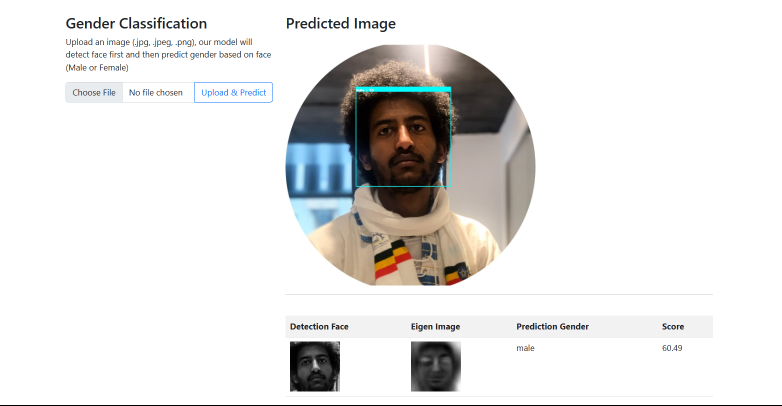
#> input picture test1.png, 1564 x 811 px (shown at 1/2 size)
$ python -i face_recognition.py   (imports and definitions only)
#> lines starting #> are read from the running program, lines starting #| are printed output that depends on the picture
import numpy as np
import sklearn
import pickle
import cv2


# Load all models
haar = cv2.CascadeClassifier('./model/haarcascade_frontalface_default.xml') # cascade classifier
# [2 lines not run here, left out]
# [1 line that did not run here, left out]
# [1 line that did not run here, left out]


def faceRecognitionPipeline(filename,path=True):
#> called with filename = '../test1.png', path = True
    if path:
        # step-01: read image
        img = cv2.imread(filename) # BGR
#> img is the input picture: shape (811, 1564, 3); mean B, G, R 227.5, 228.5, 229.2
    else:
        img = filename # array
    # step-02: convert into gray scale
    gray =  cv2.cvtColor(img,cv2.COLOR_BGR2GRAY)
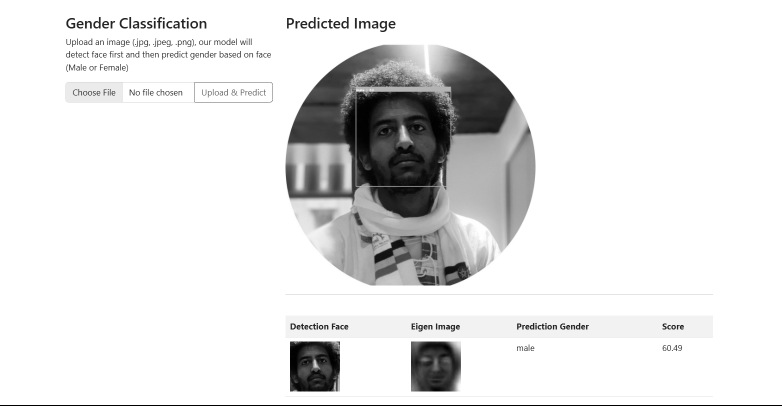
#> gray: shape (811, 1564) (shown at 1/2 size); min 0, max 255, mean 228.6
    # step-03: crop the face (using haar cascase classifier)
    faces = haar.detectMultiScale(gray,1.5,3)
#> faces = [[714, 186, 182, 182]]
    predictions = []
    for x,y,w,h in faces:
        #cv2.rectangle(img,(x,y),(x+w,y+h),(0,255,0),2)
        roi = gray[y:y+h,x:x+w]

        # step-04: normalization (0-1)
        roi = roi / 255.0
        # step-05: resize images (100,100)
        if roi.shape[1] > 100:
            roi_resize = cv2.resize(roi,(100,100),cv2.INTER_AREA)
        else:
            roi_resize = cv2.resize(roi,(100,100),cv2.INTER_CUBIC)

        # step-06: Flattening (1x10000)
        roi_reshape = roi_resize.reshape(1,10000)
        # step-07: subtract with mean
        roi_mean = roi_reshape - mean_face_arr # subtract face with mean face
        # step-08: get eigen image (apply roi_mean to pca)
        eigen_image = model_pca.transform(roi_mean)
        # step-09 Eigen Image for Visualization
        eig_img = model_pca.inverse_transform(eigen_image)
        # step-10: pass to ml model (svm) and get predictions
        results = model_svm.predict(eigen_image)
        prob_score = model_svm.predict_proba(eigen_image)
        prob_score_max = prob_score.max()

        # step-11: generate report
        text = "%s : %d"%(results[0],prob_score_max*100)
        # defining color based on results
        if results[0] == 'male':
            color = (255,255,0)
        else:
            color = (255,0,255)

        cv2.rectangle(img,(x,y),(x+w,y+h),color,2)
        cv2.rectangle(img,(x,y-20),(x+w,y),color,-1)
        cv2.putText(img,text,(x,y),cv2.FONT_HERSHEY_PLAIN,1,(255,255,255),2)
        output = {
            'roi':roi,
            'eig_img': eig_img,
            'prediction_name':results[0],
            'score':prob_score_max
        }

        predictions.append(output)
#> this loop made 1 pass
#> pass 1, in faceRecognitionPipeline, `roi = gray[y:y+h,x:x+w]`:
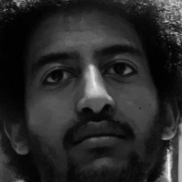
#> roi: shape (182, 182); min 0, max 241, mean 41.1
#> after the loop, predictions = []

    return img, predictions

#> (the run stopped early here; a loop or call above may not have finished)

$ run again, on test2.png
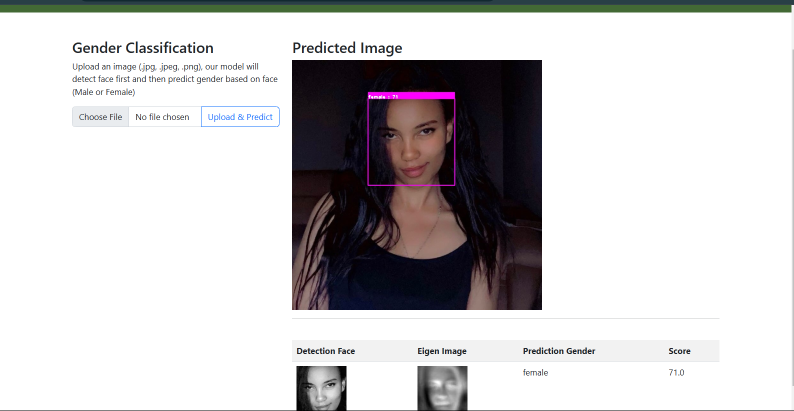
#> input picture test2.png, 1588 x 822 px (shown at 1/2 size)
#> in faceRecognitionPipeline, img is the input picture: shape (822, 1588, 3); mean B, G, R 202.6, 201.8, 203.5
#> in faceRecognitionPipeline, `gray =  cv2.cvtColor(img,cv2.COLOR_BGR2GRAY)`:
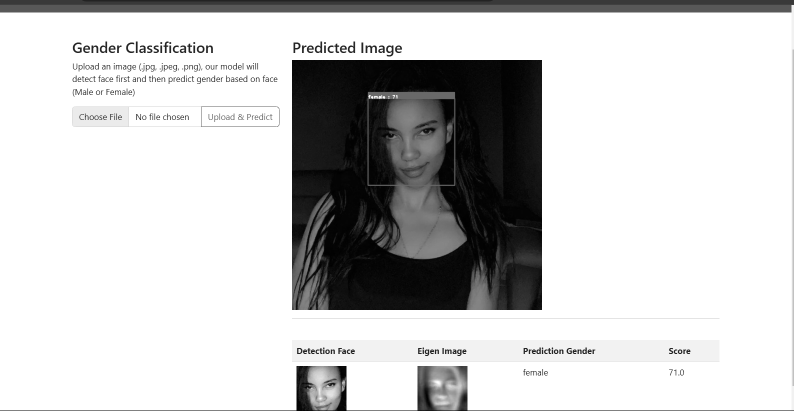
#> gray: shape (822, 1588) (shown at 1/2 size); min 0, max 255, mean 202.4
#> faces = [[602, 740, 81, 81], [755, 224, 122, 122], [728, 197, 182, 182]]
#> the loop in faceRecognitionPipeline, `for x,y,w,h in faces:` made 1 pass
#> pass 1, in faceRecognitionPipeline, `roi_resize = cv2.resize(roi,(100,100),cv2.INTER_CUBIC)`:
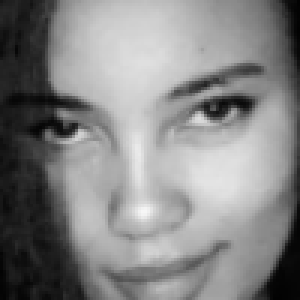
#> roi_resize: shape (100, 100) float64 (shown 3 times larger); min 0.00784, max 0.968, mean 0.522
#> after the loop in faceRecognitionPipeline, `for x,y,w,h in faces:`: predictions = []
